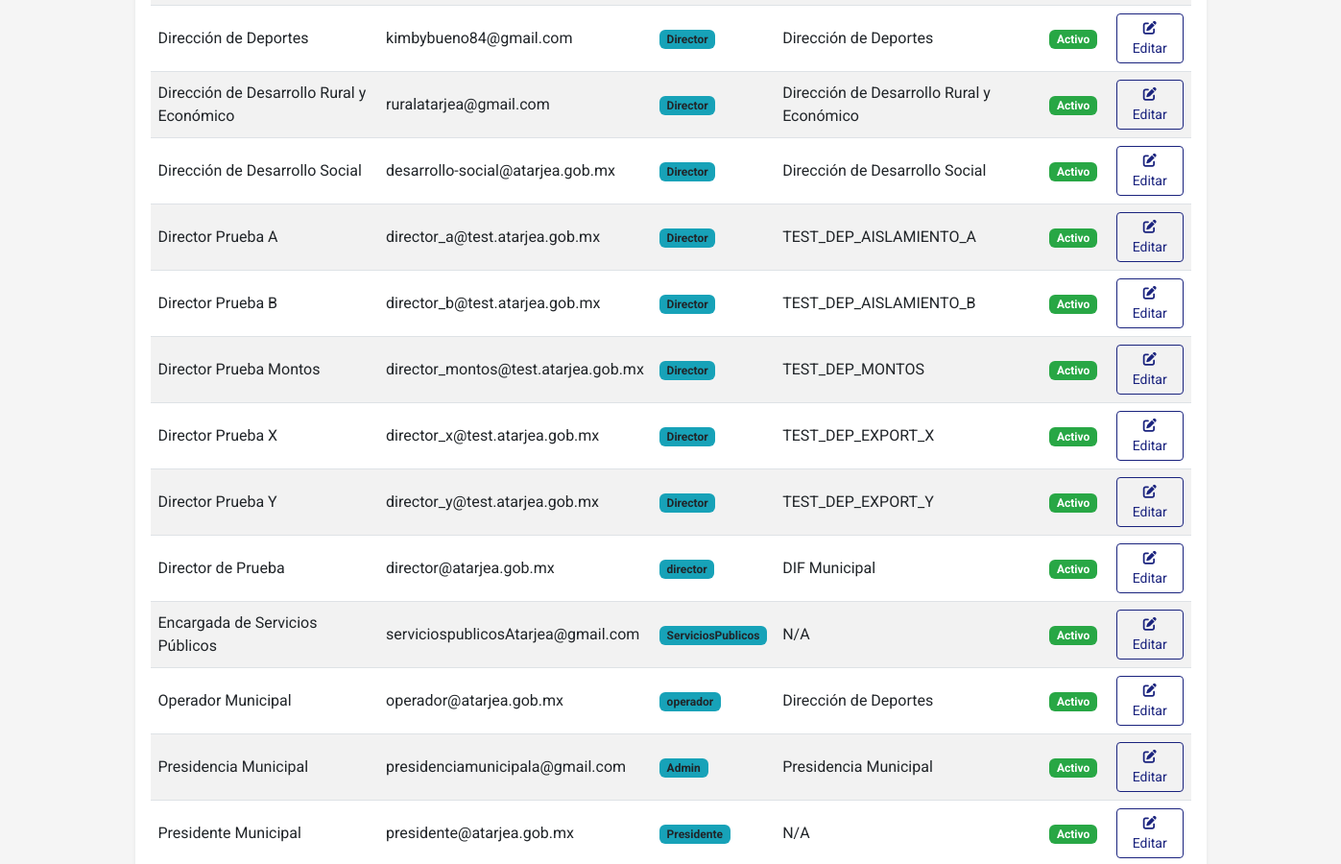
The page /admin/usuarios (signed in, middle part) on the database as committed earlier.
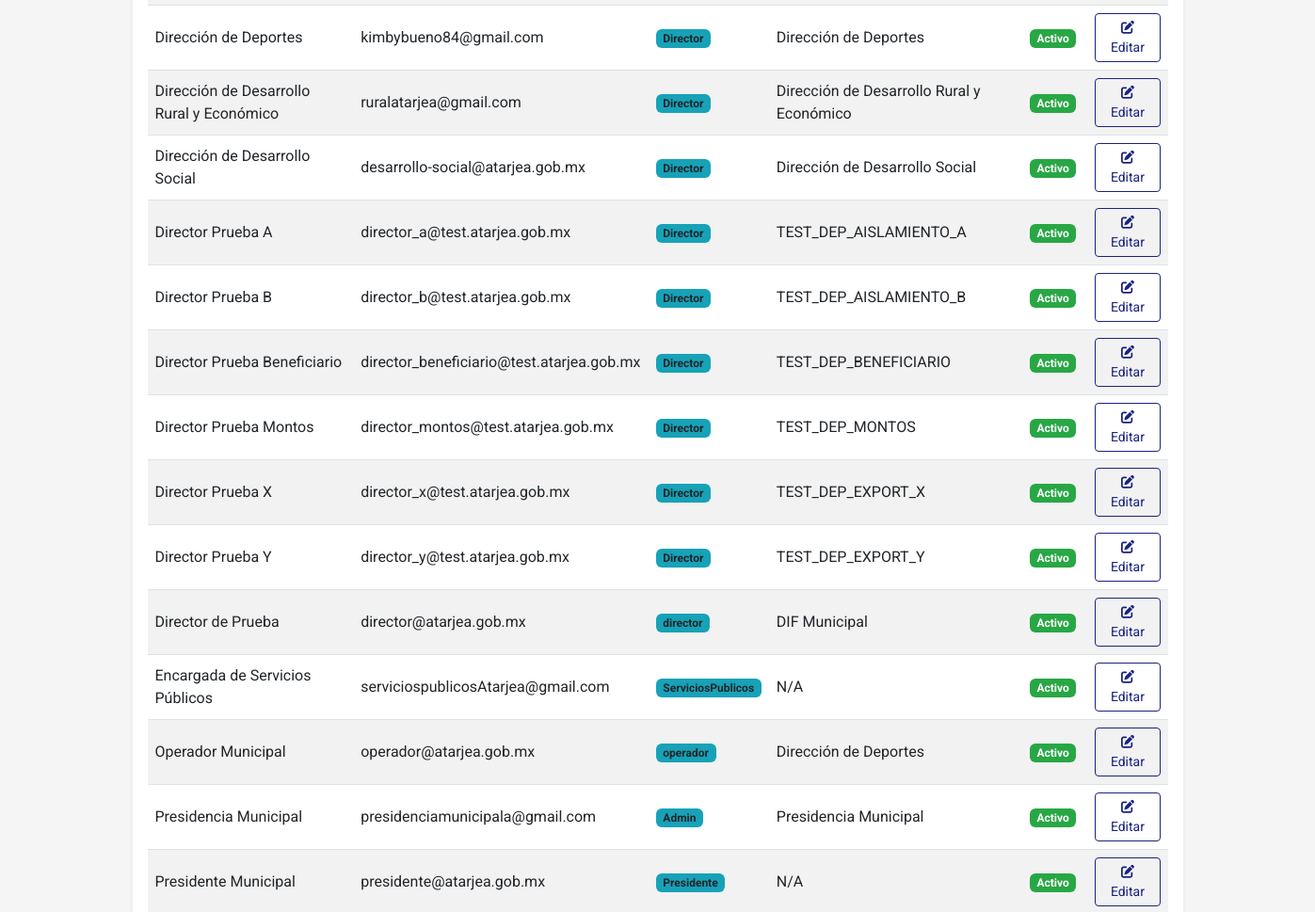
The same page on the database as committed later.
### app/models.py (models this page shows, shortened)
class Usuario(db.Model, UserMixin):
    __tablename__ = 'usuarios'
    id = db.Column(db.Integer, primary_key=True)
    email = db.Column(db.String(100), unique=True, nullable=False)
    password = db.Column(db.String(200), nullable=False)
    nombre = db.Column(db.String(100), nullable=False)
    rol = db.Column(db.String(20), nullable=False, default=RolUsuario.DIRECTOR.value)
    dependencia_id = db.Column(db.Integer, db.ForeignKey('dependencias.id'), nullable=True)
    activo = db.Column(db.Boolean, default=True)
    fecha_registro = db.Column(db.DateTime, default=datetime.utcnow)
    dependencia = db.relationship('Dependencia', backref='usuarios')
    def es_admin(self):
        return (self.rol or '').lower() == RolUsuario.ADMIN.value.lower()
    def es_servicios_publicos(self):
        return (self.rol or '').lower() == RolUsuario.SERVICIOS_PUBLICOS.value.lower()
    def puede_cerrar_ejercicio(self):
        return self.es_admin() or self.es_presidente()

class Dependencia(db.Model):
    __tablename__ = 'dependencias'
    id = db.Column(db.Integer, primary_key=True)
    nombre = db.Column(db.String(100), nullable=False, unique=True)
    descripcion = db.Column(db.Text, nullable=True)
    solicitudes = db.relationship('Solicitud', backref='dependencia', lazy=True)

### app/routes.py (the view)
@main.route('/admin/usuarios', methods=['GET'])
@login_required
@admin_required
def admin_usuarios():
    try:
        usuarios = Usuario.query.order_by(Usuario.nombre.asc()).all()
        dependencias = Dependencia.query.order_by(Dependencia.nombre.asc()).all()
        return render_template('admin_usuarios.html', usuarios=usuarios, dependencias=dependencias)
    except Exception as e:
        current_app.logger.error(f"Error al listar usuarios: {str(e)}")
        flash('Error al cargar la lista de usuarios.', 'danger')
        return redirect(url_for('main.dashboard'))

### templates/admin_usuarios.html (shortened to what this page needs)
{% extends "layout.html" %}
{% block content %}
<div class="container mt-4">
    <div class="card shadow-sm">
        <div class="card-body">
            <div class="table-responsive">
                <table class="table table-striped table-hover align-middle">
                    <tbody>
                        {% for u in usuarios %}
                        <tr>
                            <td>{{ u.nombre }}</td>
                            <td>{{ u.email }}</td>
                            <td><span class="badge bg-info text-dark">{{ u.rol }}</span></td>
                            <td>{{ u.dependencia.nombre if u.dependencia else 'N/A' }}</td>
                            <td>
                                {% if u.activo %}
                                    <span class="badge bg-success">Activo</span>
                                {% else %}
                                    <span class="badge bg-secondary">Inactivo</span>
                                {% endif %}
                            </td>
                            <td>
                                <a href="{{ url_for('main.admin_usuario_editar', usuario_id=u.id) }}" class="btn btn-sm btn-outline-primary">
                                    <i class="fas fa-edit"></i> Editar
                                </a>
                            </td>
                        </tr>
                        {% else %}
                        <tr>
                            <td colspan="6" class="text-center">No hay usuarios registrados.</td>
                        </tr>
                        {% endfor %}
                    </tbody>
                </table>
            </div>
        </div>
    </div>
</div>
{% endblock %}

### templates/layout.html (shortened to what this page needs)
<!DOCTYPE html>
<html lang="es">
<head>
    <link href="{{ url_for('static', filename='vendor/bootstrap/css/bootstrap.min.css') }}" rel="stylesheet">
    <link rel="stylesheet" href="{{ url_for('static', filename='vendor/fontawesome/css/all.min.css') }}">
    <link rel="stylesheet" href="https://unpkg.com/leaflet@1.9.3/dist/leaflet.css"/>
    <link rel="stylesheet" href="{{ url_for('static', filename='vendor/flatpickr/flatpickr.min.css') }}">
</head>
<body>
    <main>
        {% block content %}{% endblock %}
    </main>
</body>
</html>

### templates/layout.html (style rules this page uses)
body { background-color: #f5f5f5; font-family: 'Roboto', sans-serif; }
.card { border-radius: 8px; box-shadow: 0 4px 6px rgba(0, 0, 0, 0.1); margin-bottom: 1.5rem; border: none; }
.bg-success { background-color: #28a745 !important; }
.bg-info { background-color: #17a2b8 !important; }
.btn-outline-primary { color: #1a237e; border-color: #1a237e; }

Rows that differ between the two databases and show on the page:
added Usuario: nombre "Director Prueba Beneficiario", email "director_beneficiario@test.atarjea.gob.mx", rol "Director", dependencia "TEST_DEP_BENEFICIARIO", activo "Activo"
